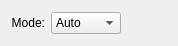
<?xml version="1.0" encoding="UTF-8"?>
<ui version="4.0">
 <class>FrameOSDMode</class>
 <widget class="QWidget" name="FrameOSDMode">
  <property name="geometry">
   <rect>
    <x>0</x>
    <y>0</y>
    <width>178</width>
    <height>46</height>
   </rect>
  </property>
  <property name="windowTitle">
   <string>Form</string>
  </property>
  <layout class="QGridLayout" name="gridLayout">
   <item row="0" column="0">
    <layout class="QHBoxLayout" name="horizontalLayout">
     <item>
      <widget class="QLabel" name="label">
       <property name="text">
        <string>Mode:</string>
       </property>
       <property name="alignment">
        <set>Qt::AlignRight|Qt::AlignTrailing|Qt::AlignVCenter</set>
       </property>
      </widget>
     </item>
     <item>
      <widget class="QComboBox" name="comboBoxMode">
       <item>
        <property name="text">
         <string>Auto</string>
        </property>
       </item>
       <item>
        <property name="text">
         <string>Manual</string>
        </property>
       </item>
      </widget>
     </item>
     <item>
      <spacer name="horizontalSpacer">
       <property name="orientation">
        <enum>Qt::Horizontal</enum>
       </property>
       <property name="sizeHint" stdset="0">
        <size>
         <width>40</width>
         <height>20</height>
        </size>
       </property>
      </spacer>
     </item>
    </layout>
   </item>
  </layout>
 </widget>
 <resources/>
 <connections/>
</ui>
